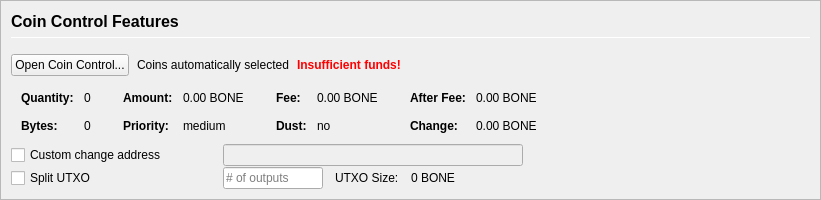
         <widget class="QFrame" name="frameCoinControl">
          <property name="sizePolicy">
           <sizepolicy hsizetype="Expanding" vsizetype="Expanding">
            <horstretch>0</horstretch>
            <verstretch>0</verstretch>
           </sizepolicy>
          </property>
          <property name="maximumSize">
           <size>
            <width>16777215</width>
            <height>16777215</height>
           </size>
          </property>
          <property name="frameShape">
           <enum>QFrame::StyledPanel</enum>
          </property>
          <property name="frameShadow">
           <enum>QFrame::Sunken</enum>
          </property>
          <layout class="QVBoxLayout" name="verticalLayoutCoinControl2">
           <property name="spacing">
            <number>0</number>
           </property>
           <property name="leftMargin">
            <number>0</number>
           </property>
           <property name="topMargin">
            <number>0</number>
           </property>
           <property name="rightMargin">
            <number>0</number>
           </property>
           <property name="bottomMargin">
            <number>0</number>
           </property>
           <item>
            <widget class="QFrame" name="frameCoinControl_BG">
             <layout class="QVBoxLayout" name="verticalLayoutCoinControl" stretch="0,0,0,0,0,0">
              <property name="spacing">
               <number>1</number>
              </property>
              <property name="leftMargin">
               <number>10</number>
              </property>
              <property name="topMargin">
               <number>10</number>
              </property>
              <item>
               <layout class="QHBoxLayout" name="horizontalLayoutCoinControl1">
                <property name="bottomMargin">
                 <number>15</number>
                </property>
                <item>
                 <layout class="QVBoxLayout" name="verticalLayout_3">
                  <property name="spacing">
                   <number>6</number>
                  </property>
                  <item>
                   <widget class="QLabel" name="labelCoinControlFeatures">
                    <property name="sizePolicy">
                     <sizepolicy hsizetype="Preferred" vsizetype="Maximum">
                      <horstretch>0</horstretch>
                      <verstretch>0</verstretch>
                     </sizepolicy>
                    </property>
                    <property name="minimumSize">
                     <size>
                      <width>0</width>
                      <height>20</height>
                     </size>
                    </property>
                    <property name="font">
                     <font>
                      <pointsize>12</pointsize>
                      <weight>75</weight>
                      <bold>true</bold>
                     </font>
                    </property>
                    <property name="styleSheet">
                     <string notr="true">font-weight:bold;</string>
                    </property>
                    <property name="text">
                     <string>Coin Control Features</string>
                    </property>
                   </widget>
                  </item>
                  <item>
                   <widget class="Line" name="line">
                    <property name="minimumSize">
                     <size>
                      <width>0</width>
                      <height>1</height>
                     </size>
                    </property>
                    <property name="maximumSize">
                     <size>
                      <width>16777215</width>
                      <height>1</height>
                     </size>
                    </property>
                    <property name="orientation">
                     <enum>Qt::Horizontal</enum>
                    </property>
                   </widget>
                  </item>
                 </layout>
                </item>
               </layout>
              </item>
              <item>
               <layout class="QHBoxLayout" name="horizontalLayoutCoinControl2" stretch="0,0,0,0">
                <property name="spacing">
                 <number>8</number>
                </property>
                <property name="bottomMargin">
                 <number>10</number>
                </property>
                <item>
                 <widget class="QPushButton" name="pushButtonCoinControl">
                  <property name="styleSheet">
                   <string notr="true"/>
                  </property>
                  <property name="text">
                   <string>Open Coin Control...</string>
                  </property>
                  <property name="autoDefault">
                   <bool>false</bool>
                  </property>
                 </widget>
                </item>
                <item>
                 <widget class="QLabel" name="labelCoinControlAutomaticallySelected">
                  <property name="text">
                   <string>Coins automatically selected</string>
                  </property>
                  <property name="margin">
                   <number>5</number>
                  </property>
                 </widget>
                </item>
                <item>
                 <widget class="QLabel" name="labelCoinControlInsuffFunds">
                  <property name="font">
                   <font>
                    <weight>75</weight>
                    <bold>true</bold>
                   </font>
                  </property>
                  <property name="styleSheet">
                   <string notr="true">color:red;font-weight:bold;</string>
                  </property>
                  <property name="text">
                   <string>Insufficient funds!</string>
                  </property>
                  <property name="margin">
                   <number>5</number>
                  </property>
                 </widget>
                </item>
                <item>
                 <spacer name="horizontalSpacerCoinControl">
                  <property name="orientation">
                   <enum>Qt::Horizontal</enum>
                  </property>
                  <property name="sizeHint" stdset="0">
                   <size>
                    <width>40</width>
                    <height>1</height>
                   </size>
                  </property>
                 </spacer>
                </item>
               </layout>
              </item>
              <item>
               <widget class="QWidget" name="widgetCoinControl" native="true">
                <property name="sizePolicy">
                 <sizepolicy hsizetype="Preferred" vsizetype="Preferred">
                  <horstretch>0</horstretch>
                  <verstretch>0</verstretch>
                 </sizepolicy>
                </property>
                <property name="minimumSize">
                 <size>
                  <width>0</width>
                  <height>0</height>
                 </size>
                </property>
                <property name="styleSheet">
                 <string notr="true"/>
                </property>
                <layout class="QHBoxLayout" name="horizontalLayoutCoinControl5">
                 <property name="leftMargin">
                  <number>0</number>
                 </property>
                 <property name="topMargin">
                  <number>0</number>
                 </property>
                 <property name="rightMargin">
                  <number>0</number>
                 </property>
                 <property name="bottomMargin">
                  <number>0</number>
                 </property>
                 <item>
                  <layout class="QHBoxLayout" name="horizontalLayoutCoinControl3" stretch="0,0,0,1">
                   <property name="spacing">
                    <number>20</number>
                   </property>
                   <property name="topMargin">
                    <number>0</number>
                   </property>
                   <property name="bottomMargin">
                    <number>10</number>
                   </property>
                   <item>
                    <layout class="QFormLayout" name="formLayoutCoinControl1">
                     <property name="horizontalSpacing">
                      <number>10</number>
                     </property>
                     <property name="verticalSpacing">
                      <number>14</number>
                     </property>
                     <property name="leftMargin">
                      <number>10</number>
                     </property>
                     <property name="topMargin">
                      <number>4</number>
                     </property>
                     <property name="rightMargin">
                      <number>6</number>
                     </property>
                     <item row="0" column="0">
                      <widget class="QLabel" name="labelCoinControlQuantityText">
                       <property name="font">
                        <font>
                         <weight>75</weight>
                         <bold>true</bold>
                        </font>
                       </property>
                       <property name="text">
                        <string>Quantity:</string>
                       </property>
                       <property name="margin">
                        <number>0</number>
                       </property>
                      </widget>
                     </item>
                     <item row="0" column="1">
                      <widget class="QLabel" name="labelCoinControlQuantity">
                       <property name="cursor">
                        <cursorShape>IBeamCursor</cursorShape>
                       </property>
                       <property name="contextMenuPolicy">
                        <enum>Qt::ActionsContextMenu</enum>
                       </property>
                       <property name="text">
                        <string notr="true">0</string>
                       </property>
                       <property name="margin">
                        <number>0</number>
                       </property>
                       <property name="textInteractionFlags">
                        <set>Qt::LinksAccessibleByMouse|Qt::TextSelectableByKeyboard|Qt::TextSelectableByMouse</set>
                       </property>
                      </widget>
                     </item>
                     <item row="1" column="0">
                      <widget class="QLabel" name="labelCoinControlBytesText">
                       <property name="font">
                        <font>
                         <weight>75</weight>
                         <bold>true</bold>
                        </font>
                       </property>
                       <property name="text">
                        <string>Bytes:</string>
                       </property>
                      </widget>
                     </item>
                     <item row="1" column="1">
                      <widget class="QLabel" name="labelCoinControlBytes">
                       <property name="cursor">
                        <cursorShape>IBeamCursor</cursorShape>
                       </property>
                       <property name="contextMenuPolicy">
                        <enum>Qt::ActionsContextMenu</enum>
                       </property>
                       <property name="text">
                        <string notr="true">0</string>
                       </property>
                       <property name="textInteractionFlags">
                        <set>Qt::LinksAccessibleByMouse|Qt::TextSelectableByKeyboard|Qt::TextSelectableByMouse</set>
                       </property>
                      </widget>
                     </item>
                    </layout>
                   </item>
                   <item>
                    <layout class="QFormLayout" name="formLayoutCoinControl2">
                     <property name="horizontalSpacing">
                      <number>10</number>
                     </property>
                     <property name="verticalSpacing">
                      <number>14</number>
                     </property>
                     <property name="leftMargin">
                      <number>6</number>
                     </property>
                     <property name="topMargin">
                      <number>4</number>
                     </property>
                     <property name="rightMargin">
                      <number>6</number>
                     </property>
                     <item row="0" column="0">
                      <widget class="QLabel" name="labelCoinControlAmountText">
                       <property name="font">
                        <font>
                         <weight>75</weight>
                         <bold>true</bold>
                        </font>
                       </property>
                       <property name="text">
                        <string>Amount:</string>
                       </property>
                       <property name="margin">
                        <number>0</number>
                       </property>
                      </widget>
                     </item>
                     <item row="0" column="1">
                      <widget class="QLabel" name="labelCoinControlAmount">
                       <property name="cursor">
                        <cursorShape>IBeamCursor</cursorShape>
                       </property>
                       <property name="contextMenuPolicy">
                        <enum>Qt::ActionsContextMenu</enum>
                       </property>
                       <property name="text">
                        <string notr="true">0.00 BONE</string>
                       </property>
                       <property name="textInteractionFlags">
                        <set>Qt::LinksAccessibleByMouse|Qt::TextSelectableByKeyboard|Qt::TextSelectableByMouse</set>
                       </property>
                      </widget>
                     </item>
                     <item row="1" column="0">
                      <widget class="QLabel" name="labelCoinControlPriorityText">
                       <property name="font">
                        <font>
                         <weight>75</weight>
                         <bold>true</bold>
                        </font>
                       </property>
                       <property name="text">
                        <string>Priority:</string>
                       </property>
                      </widget>
                     </item>
                     <item row="1" column="1">
                      <widget class="QLabel" name="labelCoinControlPriority">
                       <property name="cursor">
                        <cursorShape>IBeamCursor</cursorShape>
                       </property>
                       <property name="contextMenuPolicy">
                        <enum>Qt::ActionsContextMenu</enum>
                       </property>
                       <property name="text">
                        <string>medium</string>
                       </property>
                       <property name="textInteractionFlags">
                        <set>Qt::LinksAccessibleByMouse|Qt::TextSelectableByKeyboard|Qt::TextSelectableByMouse</set>
                       </property>
                      </widget>
                     </item>
                    </layout>
                   </item>
                   <item>
                    <layout class="QFormLayout" name="formLayoutCoinControl3">
                     <property name="horizontalSpacing">
                      <number>10</number>
                     </property>
                     <property name="verticalSpacing">
                      <number>14</number>
                     </property>
                     <property name="leftMargin">
                      <number>6</number>
                     </property>
                     <property name="topMargin">
                      <number>4</number>
                     </property>
                     <property name="rightMargin">
                      <number>6</number>
                     </property>
                     <item row="0" column="0">
                      <widget class="QLabel" name="labelCoinControlFeeText">
                       <property name="font">
                        <font>
                         <weight>75</weight>
                         <bold>true</bold>
                        </font>
                       </property>
                       <property name="text">
                        <string>Fee:</string>
                       </property>
                       <property name="margin">
                        <number>0</number>
                       </property>
                      </widget>
                     </item>
                     <item row="0" column="1">
                      <widget class="QLabel" name="labelCoinControlFee">
                       <property name="cursor">
                        <cursorShape>IBeamCursor</cursorShape>
                       </property>
                       <property name="contextMenuPolicy">
                        <enum>Qt::ActionsContextMenu</enum>
                       </property>
                       <property name="text">
                        <string notr="true">0.00 BONE</string>
                       </property>
                       <property name="textInteractionFlags">
                        <set>Qt::LinksAccessibleByMouse|Qt::TextSelectableByKeyboard|Qt::TextSelectableByMouse</set>
                       </property>
                      </widget>
                     </item>
                     <item row="1" column="0">
                      <widget class="QLabel" name="labelCoinControlLowOutputText">
                       <property name="font">
                        <font>
                         <weight>75</weight>
                         <bold>true</bold>
                        </font>
                       </property>
                       <property name="text">
                        <string>Dust:</string>
                       </property>
                      </widget>
                     </item>
                     <item row="1" column="1">
                      <widget class="QLabel" name="labelCoinControlLowOutput">
                       <property name="cursor">
                        <cursorShape>IBeamCursor</cursorShape>
                       </property>
                       <property name="contextMenuPolicy">
                        <enum>Qt::ActionsContextMenu</enum>
                       </property>
                       <property name="text">
                        <string>no</string>
                       </property>
                       <property name="textInteractionFlags">
                        <set>Qt::LinksAccessibleByMouse|Qt::TextSelectableByKeyboard|Qt::TextSelectableByMouse</set>
                       </property>
                      </widget>
                     </item>
                    </layout>
                   </item>
                   <item>
                    <layout class="QFormLayout" name="formLayoutCoinControl4">
                     <property name="horizontalSpacing">
                      <number>10</number>
                     </property>
                     <property name="verticalSpacing">
                      <number>14</number>
                     </property>
                     <property name="leftMargin">
                      <number>6</number>
                     </property>
                     <property name="topMargin">
                      <number>4</number>
                     </property>
                     <property name="rightMargin">
                      <number>6</number>
                     </property>
                     <item row="0" column="0">
                      <widget class="QLabel" name="labelCoinControlAfterFeeText">
                       <property name="font">
                        <font>
                         <weight>75</weight>
                         <bold>true</bold>
                        </font>
                       </property>
                       <property name="text">
                        <string>After Fee:</string>
                       </property>
                       <property name="margin">
                        <number>0</number>
                       </property>
                      </widget>
                     </item>
                     <item row="0" column="1">
                      <widget class="QLabel" name="labelCoinControlAfterFee">
                       <property name="cursor">
                        <cursorShape>IBeamCursor</cursorShape>
                       </property>
                       <property name="contextMenuPolicy">
                        <enum>Qt::ActionsContextMenu</enum>
                       </property>
                       <property name="text">
                        <string notr="true">0.00 BONE</string>
                       </property>
                       <property name="textInteractionFlags">
                        <set>Qt::LinksAccessibleByMouse|Qt::TextSelectableByKeyboard|Qt::TextSelectableByMouse</set>
                       </property>
                      </widget>
                     </item>
                     <item row="1" column="0">
                      <widget class="QLabel" name="labelCoinControlChangeText">
                       <property name="font">
                        <font>
                         <weight>75</weight>
                         <bold>true</bold>
                        </font>
                       </property>
                       <property name="text">
                        <string>Change:</string>
                       </property>
                      </widget>
                     </item>
                     <item row="1" column="1">
                      <widget class="QLabel" name="labelCoinControlChange">
                       <property name="cursor">
                        <cursorShape>IBeamCursor</cursorShape>
                       </property>
                       <property name="contextMenuPolicy">
                        <enum>Qt::ActionsContextMenu</enum>
                       </property>
                       <property name="text">
                        <string notr="true">0.00 BONE</string>
                       </property>
                       <property name="textInteractionFlags">
                        <set>Qt::LinksAccessibleByMouse|Qt::TextSelectableByKeyboard|Qt::TextSelectableByMouse</set>
                       </property>
                      </widget>
                     </item>
                    </layout>
                   </item>
                  </layout>
                 </item>
                </layout>
               </widget>
              </item>
              <item>
               <layout class="QHBoxLayout" name="horizontalLayoutCoinControl4">
                <property name="spacing">
                 <number>12</number>
                </property>
                <property name="sizeConstraint">
                 <enum>QLayout::SetDefaultConstraint</enum>
                </property>
                <property name="topMargin">
                 <number>0</number>
                </property>
                <property name="rightMargin">
                 <number>0</number>
                </property>
                <item>
                 <widget class="QCheckBox" name="checkBoxCoinControlChange">
                  <property name="sizePolicy">
                   <sizepolicy hsizetype="Preferred" vsizetype="Preferred">
                    <horstretch>0</horstretch>
                    <verstretch>0</verstretch>
                   </sizepolicy>
                  </property>
                  <property name="minimumSize">
                   <size>
                    <width>200</width>
                    <height>0</height>
                   </size>
                  </property>
                  <property name="maximumSize">
                   <size>
                    <width>200</width>
                    <height>16777215</height>
                   </size>
                  </property>
                  <property name="toolTip">
                   <string>If this is activated, but the change address is empty or invalid, change will be sent to a newly generated address.</string>
                  </property>
                  <property name="text">
                   <string>Custom change address</string>
                  </property>
                 </widget>
                </item>
                <item>
                 <widget class="QValidatedLineEdit" name="lineEditCoinControlChange">
                  <property name="enabled">
                   <bool>false</bool>
                  </property>
                  <property name="sizePolicy">
                   <sizepolicy hsizetype="Preferred" vsizetype="Preferred">
                    <horstretch>0</horstretch>
                    <verstretch>0</verstretch>
                   </sizepolicy>
                  </property>
                  <property name="minimumSize">
                   <size>
                    <width>300</width>
                    <height>0</height>
                   </size>
                  </property>
                 </widget>
                </item>
                <item>
                 <widget class="QLabel" name="labelCoinControlChangeLabel">
                  <property name="sizePolicy">
                   <sizepolicy hsizetype="Preferred" vsizetype="Preferred">
                    <horstretch>0</horstretch>
                    <verstretch>0</verstretch>
                   </sizepolicy>
                  </property>
                  <property name="minimumSize">
                   <size>
                    <width>100</width>
                    <height>0</height>
                   </size>
                  </property>
                  <property name="text">
                   <string/>
                  </property>
                  <property name="margin">
                   <number>3</number>
                  </property>
                 </widget>
                </item>
               </layout>
              </item>
              <item>
               <layout class="QHBoxLayout" name="horizontalLayoutCoinControl6">
                <property name="spacing">
                 <number>12</number>
                </property>
                <property name="rightMargin">
                 <number>0</number>
                </property>
                <item>
                 <widget class="QCheckBox" name="splitBlockCheckBox">
                  <property name="sizePolicy">
                   <sizepolicy hsizetype="Preferred" vsizetype="Preferred">
                    <horstretch>0</horstretch>
                    <verstretch>0</verstretch>
                   </sizepolicy>
                  </property>
                  <property name="minimumSize">
                   <size>
                    <width>200</width>
                    <height>0</height>
                   </size>
                  </property>
                  <property name="maximumSize">
                   <size>
                    <width>200</width>
                    <height>16777215</height>
                   </size>
                  </property>
                  <property name="text">
                   <string>Split UTXO</string>
                  </property>
                 </widget>
                </item>
                <item>
                 <widget class="QLineEdit" name="splitBlockLineEdit">
                  <property name="sizePolicy">
                   <sizepolicy hsizetype="Preferred" vsizetype="Preferred">
                    <horstretch>50</horstretch>
                    <verstretch>0</verstretch>
                   </sizepolicy>
                  </property>
                  <property name="minimumSize">
                   <size>
                    <width>100</width>
                    <height>0</height>
                   </size>
                  </property>
                  <property name="maximumSize">
                   <size>
                    <width>100</width>
                    <height>16777215</height>
                   </size>
                  </property>
                  <property name="placeholderText">
                   <string># of outputs</string>
                  </property>
                 </widget>
                </item>
                <item>
                 <widget class="QLabel" name="labelBlockSizeText">
                  <property name="text">
                   <string>UTXO Size:</string>
                  </property>
                 </widget>
                </item>
                <item>
                 <widget class="QLabel" name="labelBlockSize">
                  <property name="text">
                   <string>0 BONE</string>
                  </property>
                 </widget>
                </item>
                <item>
                 <spacer name="horizontalSpacer_7">
                  <property name="orientation">
                   <enum>Qt::Horizontal</enum>
                  </property>
                  <property name="sizeHint" stdset="0">
                   <size>
                    <width>40</width>
                    <height>20</height>
                   </size>
                  </property>
                 </spacer>
                </item>
               </layout>
              </item>
              <item>
               <spacer name="verticalSpacerCoinControl">
                <property name="orientation">
                 <enum>Qt::Vertical</enum>
                </property>
                <property name="sizeHint" stdset="0">
                 <size>
                  <width>800</width>
                  <height>1</height>
                 </size>
                </property>
               </spacer>
              </item>
             </layout>
            </widget>
           </item>
          </layout>
         </widget>
